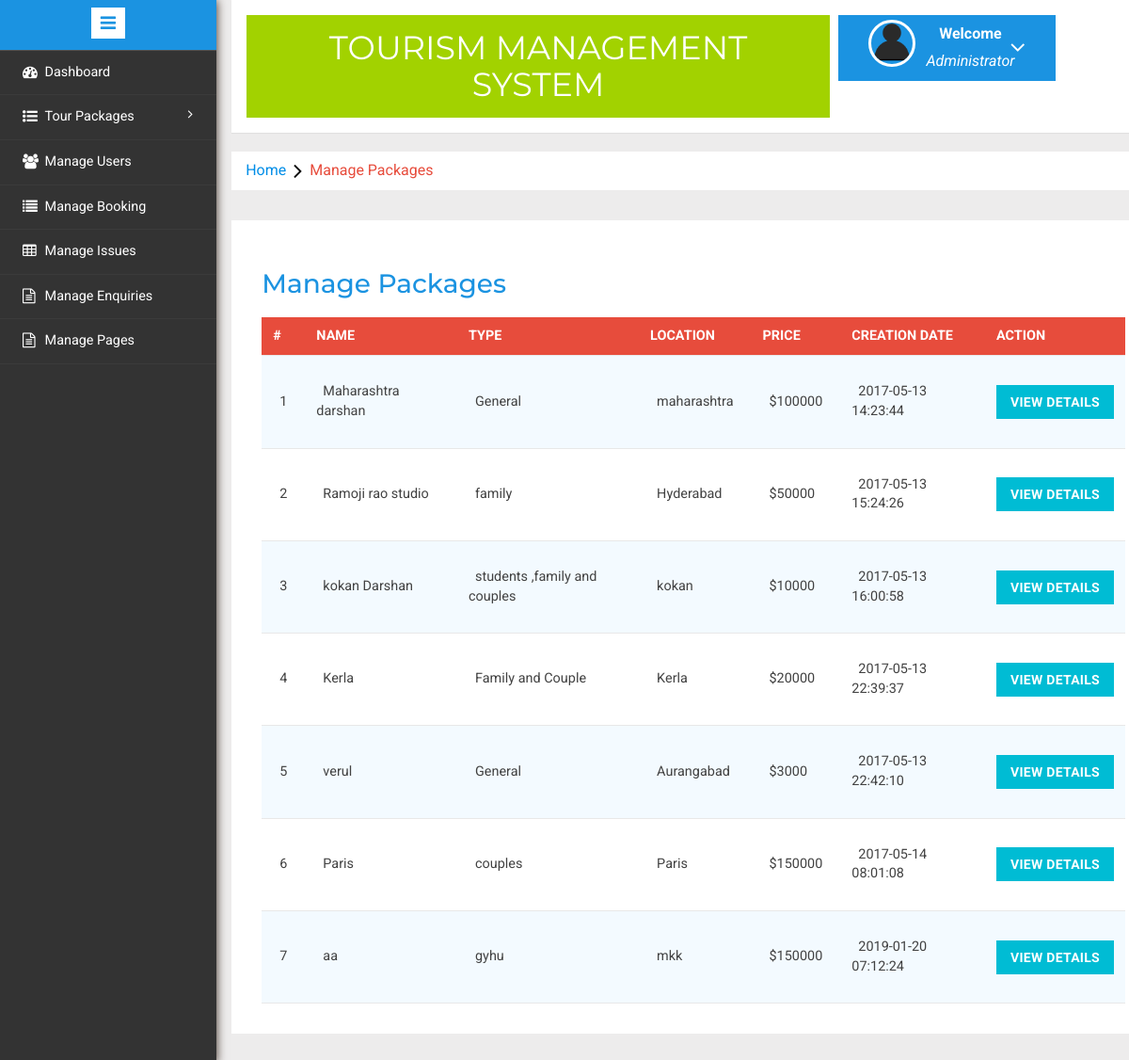
/tms/admin/manage-packages.php (signed in), run on the app's committed database.
### tables this page shows
CREATE TABLE `tbltourpackages` (
  `PackageId` int(11) NOT NULL,
  `PackageName` varchar(200) NOT NULL,
  `PackageType` varchar(150) NOT NULL,
  `PackageLocation` varchar(100) NOT NULL,
  `PackagePrice` int(11) NOT NULL,
  `PackageFetures` varchar(255) NOT NULL,
  `PackageDetails` mediumtext NOT NULL,
  `PackageImage` varchar(100) NOT NULL,
  `Creationdate` timestamp NOT NULL DEFAULT CURRENT_TIMESTAMP,
  `UpdationDate` timestamp NULL DEFAULT '0000-00-00 00:00:00' ON UPDATE CURRENT_TIMESTAMP
);

### tms/admin/manage-packages.php (the view, shortened to what this page needs)
<?php
include('includes/config.php');
if(strlen($_SESSION['alogin'])==0)
	{
header('location:index.php');
}
else{
	?>
<!DOCTYPE HTML>
<html>
<head>
<link href="css/bootstrap.min.css" rel='stylesheet' type='text/css' />
<link href="css/style.css" rel='stylesheet' type='text/css' />
<link rel="stylesheet" href="css/morris.css" type="text/css"/>
<link href="css/font-awesome.css" rel="stylesheet">
<link rel="stylesheet" type="text/css" href="css/table-style.css" />
<link rel="stylesheet" type="text/css" href="css/basictable.css" />
<link rel="stylesheet" href="css/icon-font.min.css" type='text/css' />
</head>
<body>
   <div class="page-container">
<div class="left-content">
	   <div class="mother-grid-inner">
				<?php include('includes/header.php');?>
				</div>
<ol class="breadcrumb">
                <li class="breadcrumb-item"><a href="../index.php">Home</a><i class="fa fa-angle-right"></i>Manage Packages</li>
            </ol>
<div class="agile-grids">
				<div class="agile-tables">
					<div class="w3l-table-info">
					  <h2>Manage Packages</h2>
					    <table id="table">
						<thead>
						  <tr>
						  <th>#</th>
							<th >Name</th>
							<th>Type</th>
							<th>Location</th>
							<th>Price</th>
							<th>Creation Date</th>
							<th>Action</th>
						  </tr>
						</thead>
						<tbody>
<?php $sql = "SELECT * from TblTourPackages";
$query = $dbh -> prepare($sql);
$query->execute();
$results=$query->fetchAll(PDO::FETCH_OBJ);
$cnt=1;
if($query->rowCount() > 0)
{
foreach($results as $result)
{				?>
						  <tr>
							<td><?php echo htmlentities($cnt);?></td>
							<td><?php echo htmlentities($result->PackageName);?></td>
							<td><?php echo htmlentities($result->PackageType);?></td>
							<td><?php echo htmlentities($result->PackageLocation);?></td>
							<td>$<?php echo htmlentities($result->PackagePrice);?></td>
							<td><?php echo htmlentities($result->Creationdate);?></td>
							<td><a href="update-package.php?pid=<?php echo htmlentities($result->PackageId);?>"><button type="button" class="btn btn-primary btn-block">View Details</button></a></td>
						  </tr>
						 <?php $cnt=$cnt+1;} }?>
						</tbody>
					  </table>
					</div>
			</div>
</div>
</div>
						<?php include('includes/sidebarmenu.php');?>
							</div>
</body>
</html>
<?php } ?>

### tms/admin/css/table-style.css (style rules this page uses)
table { background: white; border-collapse: collapse; margin: 1.25em 0 0; width: 100%; }
table tr, table th, table td { border: none; border-bottom: 1px solid #e8e8e8; font-size: .95em; }
table th, table td { padding: 10px 12px; text-align: left; }
table th { background: #e74c3c; color: #fff; text-transform: uppercase; }
table tr td { background: #f3faff; color: #424242; }
table tr:nth-of-type(2n+2) td { background: #ffffff; }
table { width: 100%; }

### data on the page
tbltourpackages: PackageName "Maharashtra darshan", PackageType "General", PackageLocation "maharashtra", PackagePrice "100000", Creationdate "2017-05-13 14:23:44"
tbltourpackages: PackageName "Ramoji rao studio", PackageType "family", PackageLocation "Hyderabad", PackagePrice "50000", Creationdate "2017-05-13 15:24:26"
tbltourpackages: PackageName "kokan Darshan", PackageType "students ,family and couples", PackageLocation "kokan", PackagePrice "10000", Creationdate "2017-05-13 16:00:58"
tbltourpackages: PackageName "Kerla", PackageType "Family and Couple", PackageLocation "Kerla", PackagePrice "20000", Creationdate "2017-05-13 22:39:37"
tbltourpackages: PackageName "verul", PackageType "General", PackageLocation "Aurangabad", PackagePrice "3000", Creationdate "2017-05-13 22:42:10"
tbltourpackages: PackageName "Paris", PackageType "couples", PackageLocation "Paris", PackagePrice "150000", Creationdate "2017-05-14 08:01:08"
tbltourpackages: PackageName "aa", PackageType "gyhu", PackageLocation "mkk", PackagePrice "150000", Creationdate "2019-01-20 07:12:24"
